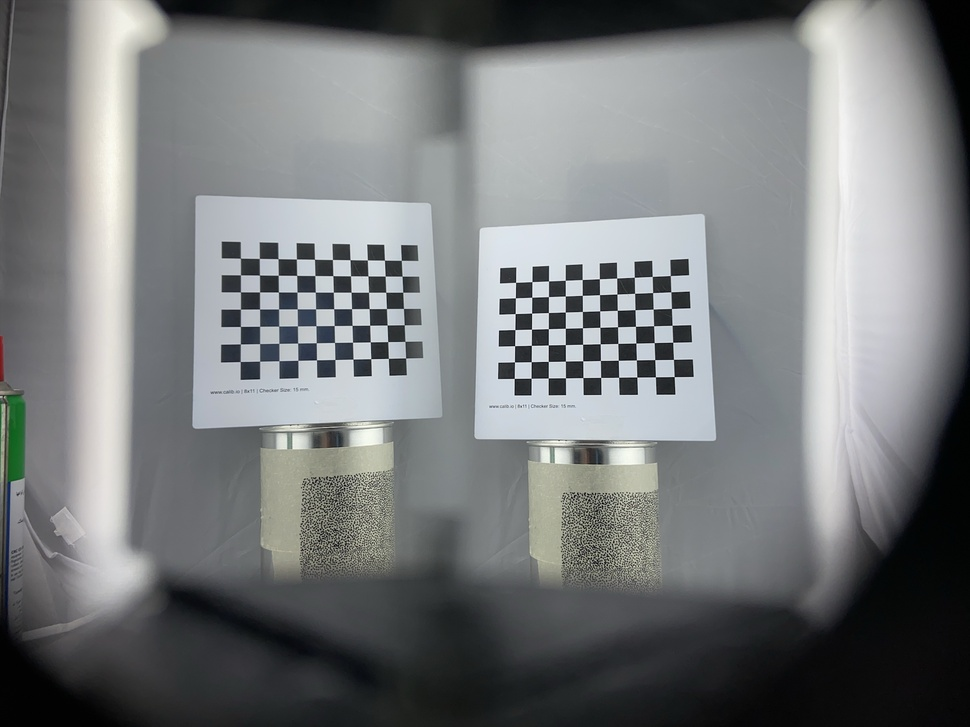
%> input picture testimgs/testimg1.jpg, 970 x 727 px, shrunk from 2048 x 1536 before the run; its folder holds only this picture in this run
$ octave Cal_LR.m   (GNU Octave 9; MATLAB toolbox functions it lacks are replaced by stand-ins)
%> lines starting %> are read from the running program, lines starting %| are printed output that depends on the picture

%% 0.Clear all
clc;
clear all;
close all;

%% 1.Read images
[Filename, Pathname]=uigetfile({'*.jpg'},'Read images');
%> the answer given: testimg1.jpg
path_img=strcat(Pathname,'*.jpg');
dir_img=dir(path_img);

% NewPathname=strcat(Pathname,'seprated images\');
% mkdir(Pathname,'separated images');

for i=1:length(dir_img)
    Image_name=dir_img(i).name;
    Img=imread(Image_name);
%> Img is the input picture: size 727x970x3 uint8; mean R, G, B 119.5, 122.2, 123.4
    Img=rgb2gray(Img);
%> Img: size 727x970 uint8
    j=i;
    if j<10
         Img_left_name=strcat('Cal-0',num2str(j),'_0.bmp');
         Img_right_name=strcat('Cal-0',num2str(j),'_1.bmp');
         Img_full_name=strcat('Img0',num2str(j),'.bmp');
    elseif j>9
        Img_left_name=strcat('Cal-',num2str(j),'_0.bmp');
        Img_right_name=strcat('Cal-',num2str(j),'_1.bmp');
        Img_full_name=strcat('Img',num2str(j),'.bmp');
    end
    Img_left=Img;
    Img_left(:,size(Img_left,2)/2:end)=0;
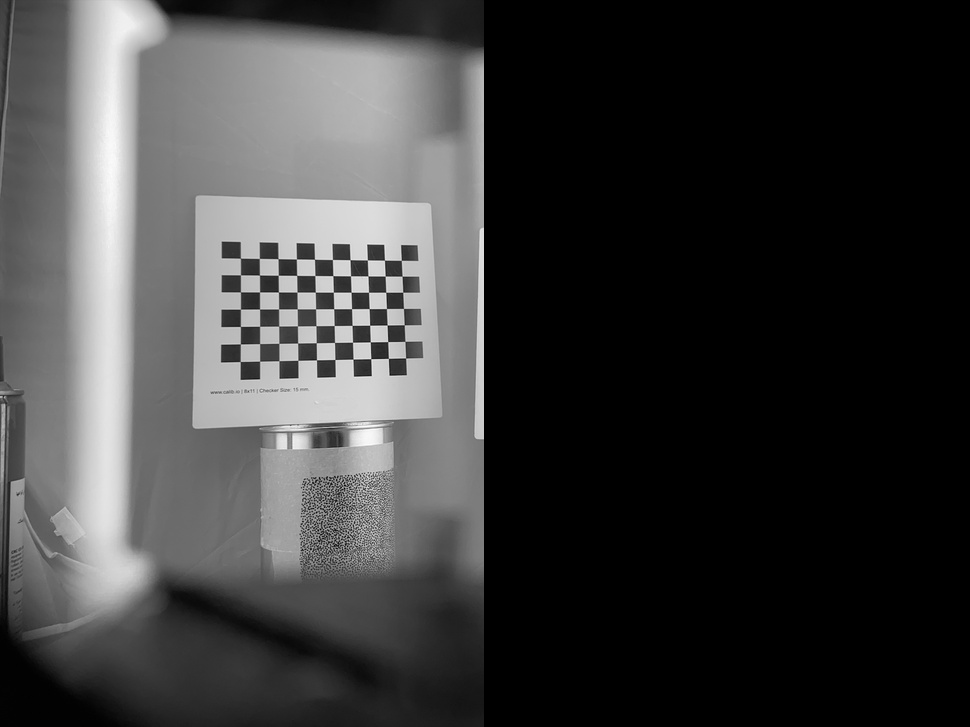
%> Img_left: size 727x970 uint8; min 0, max 254, mean 60
    Img_right=Img;
    Img_right(:,1:size(Img_left,2)/2)=0;
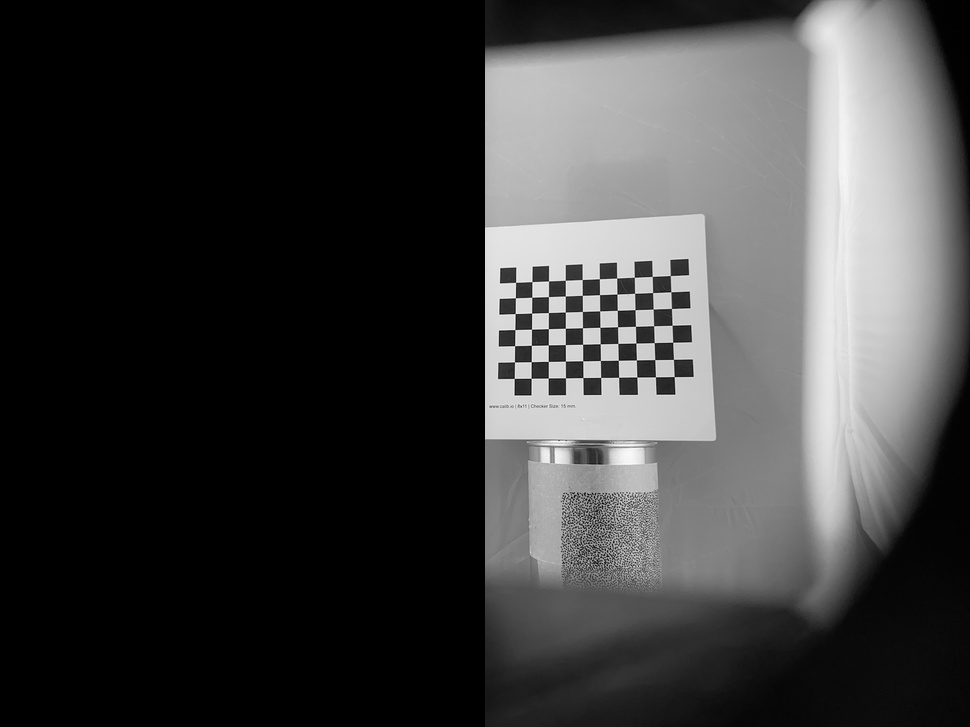
%> Img_right: size 727x970 uint8; min 0, max 254, mean 61.4


% [5 lines of commented-out code are left out]

    imwrite(Img_left,Img_left_name);
    imwrite(Img_right,Img_right_name);
%     imwrite(Img_full,Img_full_name);
end
